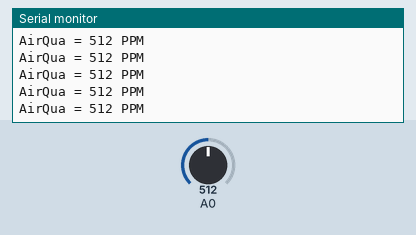
A sketch run on a simulated Arduino Uno, built with avr-gcc and run on an emulated ATmega328P. On the bench: the last lines printed to the serial monitor. The inputs (shaded band) are chosen by the test bench; at power-on: A0 = 512.

Above: at 1.2 s.
1.3 s: A0 set to 716
At 1.31 s:
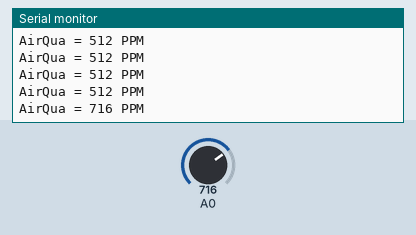
2.8 s: A0 set to 900
At 2.82 s:
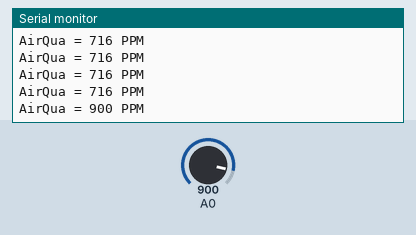
Timing chart, 0 to 5.8 s (numbered marks = the images above; inputs shaded):
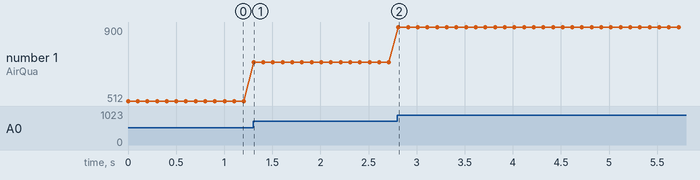

The sketch:

mq135.ino
```cpp
int sensorValue;


void setup(){
Serial.begin(9600); // sets the serial port to 9600

 }
void loop(){

sensorValue = analogRead(0);       // read analog input pin 0
Serial.print("AirQua = ");
Serial.print(sensorValue);  // prints the value read
Serial.println(" PPM");

delay(100);                        // wait 100ms for next reading
}
```

Measured:
- after the input at 1.3 s, the serial monitor: prints a new line at once (image 1)
- after the input at 2.8 s, the serial monitor: prints a new line at once (image 2)
- plotted number 1: 512 → 716 after the input at 1.3 s, 716 → 900 after the input at 2.8 s
